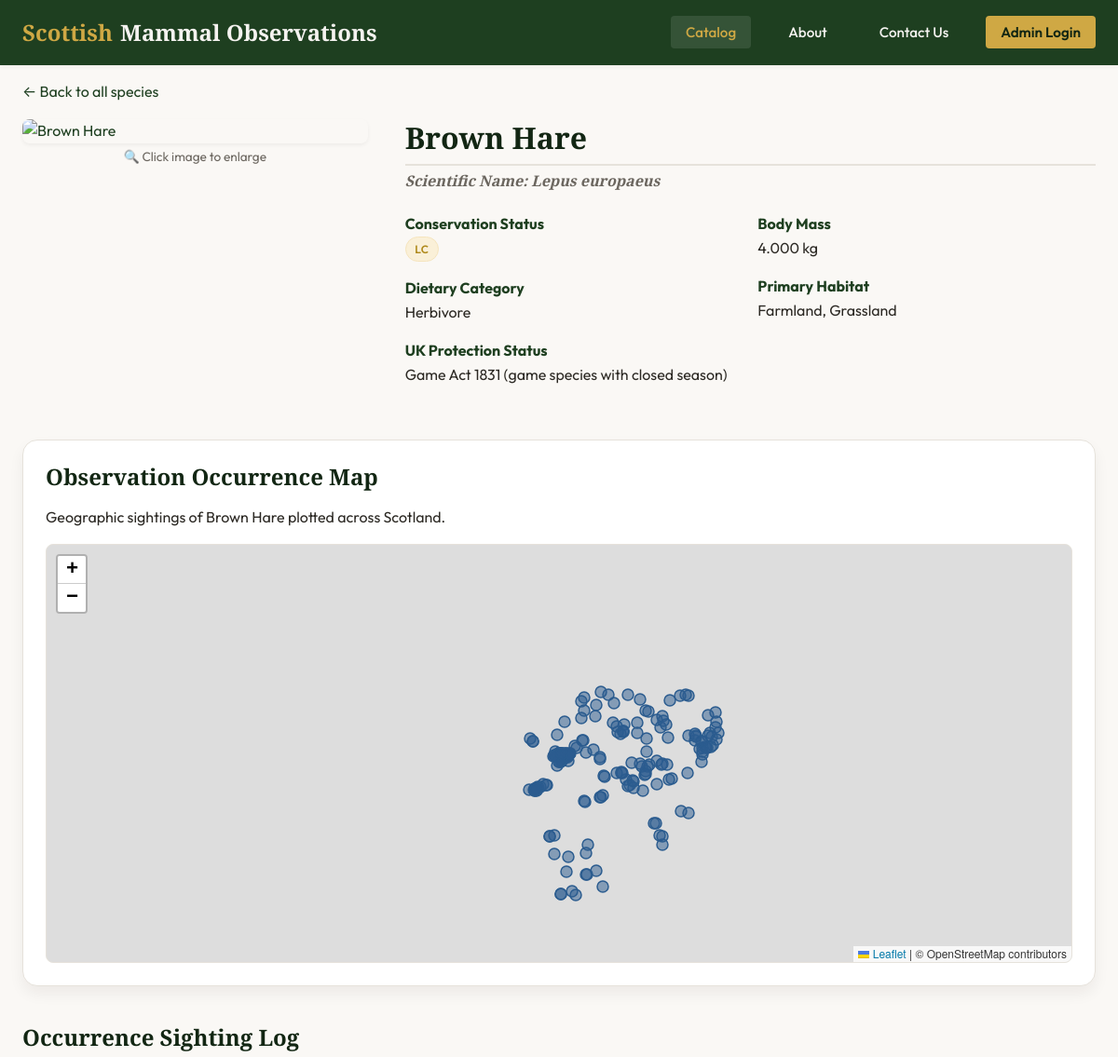
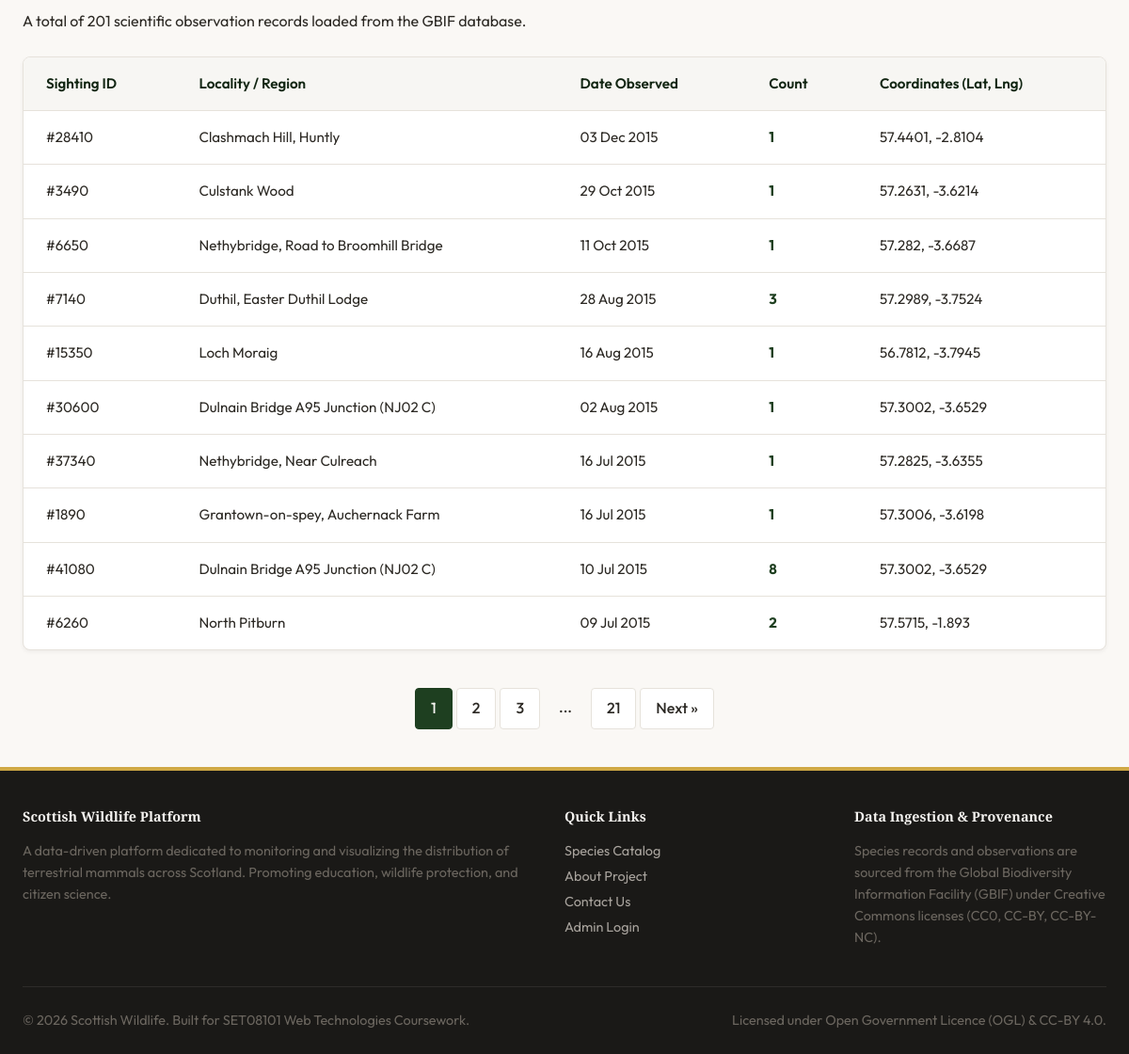
Page /species.php?key=7952072 on the committed database (2 pictures, top to bottom).
### tables this page shows
CREATE TABLE `species` (
  `gbif_species_key` int NOT NULL COMMENT 'GBIF (Global Biodiversity Information Facility) species identifier',
  `species_name` varchar(100) NOT NULL COMMENT 'Scientific name of the species',
  `common_name` varchar(100) DEFAULT NULL COMMENT 'Common English name',
  `iucn_red_list_category` varchar(10) DEFAULT NULL COMMENT 'IUCN Red List conservation status code',
  `body_mass_kg` decimal(10,3) DEFAULT NULL COMMENT 'Typical body mass in kilograms',
  `dietary_category` varchar(50) DEFAULT NULL COMMENT 'Primary dietary classification (Herbivore, Carnivore, Omnivore, Insectivore, Piscivore)',
  `uk_protection_status` varchar(255) DEFAULT NULL COMMENT 'UK legal protection status and relevant legislation',
  `habitat` varchar(100) DEFAULT NULL COMMENT 'Primary habitat types',
  `image_url` varchar(500) DEFAULT NULL,
  PRIMARY KEY (`gbif_species_key`),
  KEY `idx_species_name` (`species_name`),
  KEY `idx_dietary_category` (`dietary_category`),
  KEY `idx_iucn_category` (`iucn_red_list_category`)
);

CREATE TABLE `observations` (
  `id` int NOT NULL AUTO_INCREMENT,
  `locality` varchar(255) DEFAULT NULL COMMENT 'Location name or description',
  `individual_count` int DEFAULT NULL COMMENT 'Number of individuals observed',
  `latitude` decimal(10,6) DEFAULT NULL COMMENT 'Decimal latitude (WGS84)',
  `longitude` decimal(10,6) DEFAULT NULL COMMENT 'Decimal longitude (WGS84)',
  `gbif_species_key` int DEFAULT NULL COMMENT 'GBIF species identifier - foreign key to SPECIES table',
  `observation_date` date DEFAULT NULL,
  PRIMARY KEY (`id`),
  KEY `idx_gbif_key` (`gbif_species_key`),
  KEY `idx_location` (`latitude`,`longitude`),
  CONSTRAINT `fk_species` FOREIGN KEY (`gbif_species_key`) REFERENCES `species` (`gbif_species_key`)
);

### includes/config.php (called while the page is built, shortened)
<?php
function e($string) {
    return htmlspecialchars($string, ENT_QUOTES, 'UTF-8');
}

### species.php (the view, shortened to what this page needs)
<?php
$speciesKey = (int)$_GET['key'];
$pdo = getDbConnection();
$stmt = $pdo->prepare('
    SELECT
        gbif_species_key,
        species_name,
        common_name,
        iucn_red_list_category,
        body_mass_kg,
        dietary_category,
        uk_protection_status,
        habitat,
        image_url
    FROM species
    WHERE gbif_species_key = ?
');
$stmt->execute([$speciesKey]);
$species = $stmt->fetch();
$limit = 10;
$page = isset($_GET['page']) && is_numeric($_GET['page']) ? (int)$_GET['page'] : 1;
$offset = ($page - 1) * $limit;
$countStmt = $pdo->prepare('SELECT COUNT(*) FROM observations WHERE gbif_species_key = :key');
$countStmt->execute([':key' => $speciesKey]);
$totalObservations = $countStmt->fetchColumn();
$totalPages = ceil($totalObservations / $limit);
$obsStmt = $pdo->prepare('
    SELECT
        id,
        locality,
        individual_count,
        latitude,
        longitude,
        observation_date
    FROM observations
    WHERE gbif_species_key = :key
    ORDER BY observation_date DESC, id DESC
    LIMIT :limit OFFSET :offset
');
$obsStmt->bindValue(':key', $speciesKey, PDO::PARAM_INT);
$obsStmt->bindValue(':limit', $limit, PDO::PARAM_INT);
$obsStmt->bindValue(':offset', $offset, PDO::PARAM_INT);
$obsStmt->execute();
$observations = $obsStmt->fetchAll();
$mapPointsStmt = $pdo->prepare('
    SELECT
        locality,
        individual_count,
        latitude,
        longitude,
        observation_date
    FROM observations
    WHERE gbif_species_key = :key AND latitude IS NOT NULL AND longitude IS NOT NULL
    ORDER BY id DESC
    LIMIT 500
');
$mapPointsStmt->execute([':key' => $speciesKey]);
$mapPoints = $mapPointsStmt->fetchAll(PDO::FETCH_ASSOC);
require_once 'includes/header.php';
?>
<p style="margin-top: var(--spacing-md);"><a href="index.php">&larr; Back to all species</a></p>
<div class="grid" style="grid-template-columns: 1fr 2fr; gap: var(--spacing-xl); align-items: start; margin-top: var(--spacing-md); margin-bottom: var(--spacing-xl);">
    <div>
        <?php if (!empty($species['image_url'])): ?>
            <a href="<?php echo e($species['image_url']); ?>" class="modal-trigger" title="Click to view full size">
                <img src="<?php echo e($species['image_url']); ?>" alt="<?php echo e($species['common_name']); ?>" style="width: 100%; border-radius: var(--border-radius-md); box-shadow: var(--shadow-sm); cursor: zoom-in;">
            </a>
        <?php else: ?>
            <div style="width: 100%; height: 250px; background-color: var(--color-border); border-radius: var(--border-radius-md); display: flex; align-items: center; justify-content: center; color: var(--color-text-muted);">No Image Available</div>
        <?php endif; ?>
        <p style="font-size: 0.85rem; color: var(--color-text-muted); text-align: center; margin-top: var(--spacing-xs);">🔍 Click image to enlarge</p>
    </div>
    <div>
        <h2><?php echo e($species['common_name']); ?></h2>
        <h4 style="font-style: italic; color: var(--color-text-muted); margin-top: -10px; margin-bottom: var(--spacing-lg);">Scientific Name: <?php echo e($species['species_name']); ?></h4>
        <dl class="form-grid" style="margin-top: var(--spacing-md);">
            <div>
                <dt style="font-weight: 700; color: var(--color-primary);">Conservation Status</dt>
                <dd style="margin-left: 0; margin-bottom: var(--spacing-md);">
                    <span class="badge badge-user" style="background-color: #faf0d8; color: #b08a1c; border-color: #f5e4bd;">
                        <?php echo $species['iucn_red_list_category'] ? e($species['iucn_red_list_category']) : 'LC'; ?>
                    </span>
                </dd>
                <dt style="font-weight: 700; color: var(--color-primary);">Dietary Category</dt>
                <dd style="margin-left: 0; margin-bottom: var(--spacing-md);"><?php echo e($species['dietary_category']); ?></dd>
                <dt style="font-weight: 700; color: var(--color-primary);">UK Protection Status</dt>
                <dd style="margin-left: 0; margin-bottom: var(--spacing-md);"><?php echo $species['uk_protection_status'] ? e($species['uk_protection_status']) : 'Basic legal protection'; ?></dd>
            </div>
            <div>
                <dt style="font-weight: 700; color: var(--color-primary);">Body Mass</dt>
                <dd style="margin-left: 0; margin-bottom: var(--spacing-md);"><?php echo e($species['body_mass_kg']); ?> kg</dd>
                <dt style="font-weight: 700; color: var(--color-primary);">Primary Habitat</dt>
                <dd style="margin-left: 0; margin-bottom: var(--spacing-md);"><?php echo e($species['habitat']); ?></dd>
            </div>
        </dl>
    </div>
</div>
<?php if (!empty($mapPoints)): ?>
    <section class="map-section">
        <h3>Observation Occurrence Map</h3>
        <p style="margin-bottom: var(--spacing-md);">Geographic sightings of <?php echo e($species['common_name']); ?> plotted across Scotland.</p>
        <div id="speciesMap" class="map-container"></div>
    </section>
<?php endif; ?>
<h3>Occurrence Sighting Log</h3>
<p style="margin-bottom: var(--spacing-lg);">A total of <?php echo e($totalObservations); ?> scientific observation records loaded from the GBIF database.</p>
<?php if (empty($observations)): ?>
    <div class="alert alert-info">No observations recorded for this species.</div>
<?php else: ?>
    <div class="table-responsive">
        <table>
            <thead>
                <tr>
                    <th>Sighting ID</th>
                    <th>Locality / Region</th>
                    <th>Date Observed</th>
                    <th>Count</th>
                    <th>Coordinates (Lat, Lng)</th>
                </tr>
            </thead>
            <tbody>
                <?php foreach ($observations as $obs): ?>
                    <tr>
                        <td>#<?php echo e($obs['id']); ?></td>
                        <td><?php echo $obs['locality'] ? e($obs['locality']) : '<em style="color: var(--color-text-muted);">Location not recorded</em>'; ?></td>
                        <td><?php echo $obs['observation_date'] ? e(date('d M Y', strtotime($obs['observation_date']))) : '<em style="color: var(--color-text-muted);">Date not recorded</em>'; ?></td>
                        <td><strong style="color: var(--color-primary);"><?php echo e($obs['individual_count']); ?></strong></td>
                        <td><?php echo $obs['latitude'] !== null ? e(round($obs['latitude'], 4)) . ', ' . e(round($obs['longitude'], 4)) : '<em style="color: var(--color-text-muted);">Coordinates omitted</em>'; ?></td>
                    </tr>
                <?php endforeach; ?>
            </tbody>
        </table>
    </div>
    <?php if ($totalPages > 1): ?>
        <div class="pagination" style="margin-bottom: var(--spacing-xl);">
            <?php
            $startPage = max(1, $page - 2);
            $endPage = min($totalPages, $page + 2);
            for ($i = $startPage; $i <= $endPage; $i++) {
                $activeClass = $i === $page ? 'active' : '';
                echo '<a href="species.php?key='.$speciesKey.'&page='.$i.'" class="pagination-link '.$activeClass.'">'.$i.'</a>';
            }
            if ($endPage < $totalPages) {
                if ($endPage < $totalPages - 1) echo '<span class="pagination-link" style="border:none;background:none;cursor:default;">...</span>';
                echo '<a href="species.php?key='.$speciesKey.'&page='.$totalPages.'" class="pagination-link">'.$totalPages.'</a>';
            }
            ?>
            <?php if ($page < $totalPages): ?>
                <a href="species.php?key=<?php echo $speciesKey; ?>&page=<?php echo $page + 1; ?>" class="pagination-link">Next &raquo;</a>
            <?php endif; ?>
        </div>
    <?php endif; ?>
<?php endif; ?>
<?php require_once 'includes/footer.php'; ?>

### css/style.css (style rules this page uses)
:root { --color-primary: #1e3f20; --color-primary-hsl: 123, 35%, 18%; --color-primary-light: #2c592f; --color-primary-dark: #122613; --color-secondary: #4a703c; --color-secondary-hsl: 103, 30%, 34%; --color-secondary-light: #608e50; --color-accent: #cfa844; --color-accent-hsl: 44, 59%, 54%; --color-accent-dark: #b8912e; --color-bg-light: #faf8f5; --color-bg-card: #ffffff; --color-bg-dark: #1a1917; --color-text-dark: #2c2924; --color-text-muted: #6b665f; --color-text-light: #f5f3f0; --color-border: #e6e2db; --color-error: #9e2a2b; --color-success: #2a7b4c; --font-heading: 'Playfair Display', Georgia, serif; --font-body: 'Outfit', -apple-system, BlinkMacSystemFont, 'Segoe UI', Roboto, sans-serif; --spacing-xs: 0.25rem; --spacing-sm: 0.5rem; --spacing-md: 1rem; --spacing-lg: 1.5rem; --spacing-xl: 2.5rem; --spacing-xxl: 4rem; --container-max-width: 1200px; --border-radius-sm: 4px; --border-radius-md: 8px; --border-radius-lg: 16px; --shadow-sm: 0 2px 4px rgba(26, 25, 23, 0.05); --shadow-md: 0 8px 16px rgba(26, 25, 23, 0.06); --shadow-lg: 0 16px 32px rgba(26, 25, 23, 0.08); --transition-fast: 0.2s ease; --transition-normal: 0.3s ease; }
body { margin: 0; padding: 0; background-color: var(--color-bg-light); color: var(--color-text-dark); font-family: var(--font-body); font-size: 1rem; line-height: 1.6; display: flex; flex-direction: column; min-height: 100vh; }
h1, h2, h3, h4, h5, h6 { font-family: var(--font-heading); color: var(--color-primary-dark); line-height: 1.25; margin-top: 0; margin-bottom: var(--spacing-md); font-weight: 700; }
h2 { font-size: 2rem; border-bottom: 2px solid var(--color-border); padding-bottom: var(--spacing-sm); }
h3 { font-size: 1.5rem; }
a { color: var(--color-primary); text-decoration: none; transition: color var(--transition-fast); }
img { max-width: 100%; height: auto; display: block; border-radius: var(--border-radius-sm); }
.grid { display: grid; grid-template-columns: repeat(auto-fill, minmax(300px, 1fr)); gap: var(--spacing-lg); margin-bottom: var(--spacing-xl); }
.form-grid { display: grid; grid-template-columns: 1fr 1fr; gap: var(--spacing-md); }
.map-section { background-color: var(--color-bg-card); border-radius: var(--border-radius-lg); border: 1px solid var(--color-border); box-shadow: var(--shadow-md); padding: var(--spacing-lg); margin-bottom: var(--spacing-xl); }
.map-container { height: 450px; width: 100%; border-radius: var(--border-radius-md); overflow: hidden; border: 1px solid var(--color-border); background-color: #cbdbe0; }
.table-responsive { overflow-x: auto; background-color: var(--color-bg-card); border-radius: var(--border-radius-md); border: 1px solid var(--color-border); box-shadow: var(--shadow-sm); margin-bottom: var(--spacing-xl); }
table { width: 100%; border-collapse: collapse; text-align: left; font-size: 0.95rem; }
th, td { padding: var(--spacing-md) var(--spacing-lg); border-bottom: 1px solid var(--color-border); }
th { background-color: #f7f6f3; font-weight: 600; color: var(--color-primary-dark); }
tr:last-child td { border-bottom: none; }
.pagination { display: flex; justify-content: center; gap: var(--spacing-xs); margin-top: var(--spacing-xl); }
.pagination-link { padding: var(--spacing-sm) var(--spacing-md); border: 1px solid var(--color-border); background-color: #ffffff; border-radius: var(--border-radius-sm); color: var(--color-text-dark); font-weight: 500; }
.pagination-link:hover, .pagination-link.active { background-color: var(--color-primary); color: var(--color-text-light); border-color: var(--color-primary); }
.badge { display: inline-block; padding: 0.2rem 0.6rem; font-size: 0.75rem; font-weight: 600; border-radius: 20px; text-transform: uppercase; letter-spacing: 0.5px; }
.badge-user { background-color: #eef8f2; color: var(--color-success); border: 1px solid #ccece0; }

### rows in the picture
species: common_name "Brown Hare", species_name "Lepus europaeus", iucn_red_list_category "LC", dietary_category "Herbivore", uk_protection_status "Game Act 1831 (game species with closed season)", body_mass_kg "4.000", habitat "Farmland, Grassland"
observations: id "28410", locality "Clashmach Hill, Huntly", observation_date "03 Dec 2015", individual_count "1", latitude "57.4401", longitude "-2.8104"
observations: id "3490", locality "Culstank Wood", observation_date "29 Oct 2015", individual_count "1", latitude "57.2631", longitude "-3.6214"
observations: id "6650", locality "Nethybridge, Road to Broomhill Bridge", observation_date "11 Oct 2015", individual_count "1", latitude "57.282", longitude "-3.6687"
observations: id "7140", locality "Duthil, Easter Duthil Lodge", observation_date "28 Aug 2015", individual_count "3", latitude "57.2989", longitude "-3.7524"
observations: id "15350", locality "Loch Moraig", observation_date "16 Aug 2015", individual_count "1", latitude "56.7812", longitude "-3.7945"
observations: id "30600", locality "Dulnain Bridge A95 Junction (NJ02 C)", observation_date "02 Aug 2015", individual_count "1", latitude "57.3002", longitude "-3.6529"
observations: id "37340", locality "Nethybridge, Near Culreach", observation_date "16 Jul 2015", individual_count "1", latitude "57.2825", longitude "-3.6355"
observations: id "1890", locality "Grantown-on-spey, Auchernack Farm", observation_date "16 Jul 2015", individual_count "1", latitude "57.3006", longitude "-3.6198"
observations: id "41080", locality "Dulnain Bridge A95 Junction (NJ02 C)", observation_date "10 Jul 2015", individual_count "8", latitude "57.3002", longitude "-3.6529"
observations: id "6260", locality "North Pitburn", observation_date "09 Jul 2015", individual_count "2", latitude "57.5715", longitude "-1.893"

### other values in the picture
$totalObservations "201"
$totalPages "21"
